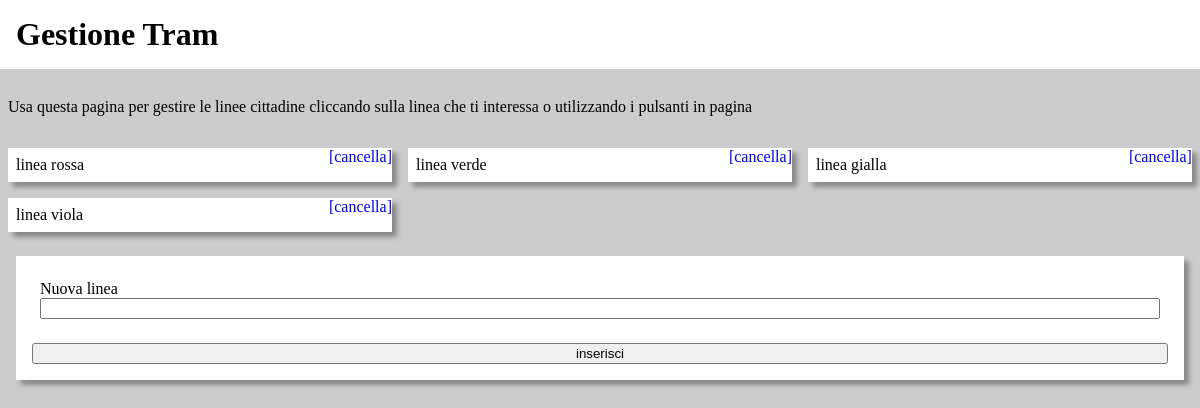
/Tram/vecchia.php, run on the app's committed database.
### tables this page shows
CREATE TABLE linee (
    idlinea integer primary key autoincrement,
    linea text
);

### Tram/vecchia.php (the view, shortened to what this page needs)
<html>
	<head>
		<link rel="stylesheet" href="asset/stile.css" />
	</head>
	<body>
		<h1>Gestione Tram</h1>
		<p>Usa questa pagina per gestire le linee cittadine
			cliccando sulla linea che ti interessa o utilizzando
			i pulsanti in pagina</p>
		<?php
			$dbcon = new SQLite3("dati/tram.sqlite");
				$dati = $dbcon->query("SELECT * FROM linee");
				echo "<ul>";
					while($riga = $dati->fetchArray()){
						echo "<li>";
							echo $riga["linea"];
							echo " <a href='?del=".$riga["idlinea"]."'>[cancella]</a>";
						echo "</li>";
					}
				echo "</ul>";
		?>
		<form method="post">
			<p>
				<label for="linea">Nuova linea</label>
				<input id="linea" name="nuova" />
			</p>
			<button>inserisci</button>
		</form>
	</body>
</html>

### Tram/asset/stile.css (style rules this page uses)
html, body { padding: 0; margin: 0; background-color: #cccccc; font-family: Verdana; }
h1 { background-color: white; }
h1, p, form { padding: .5em; }
p { margin-top: 0; }
input, button { width: 100%; }
ul { list-style-type: none; padding-inline-start: 0; }
li { background-color: white; margin: .5em; padding: .5em; position: relative; box-shadow: 5px 5px 5px #00000055; width: calc((100% / 3) - 2em); display: inline-block; min-width: 250px; }
li > a { position: absolute; right: 0; top: 0; text-decoration: none; }
form { background-color: white; margin: 1em; padding: 1em; box-shadow: 5px 5px 5px #00000055; }

### data on the page
linee: linea "linea rossa"
linee: linea "linea verde"
linee: linea "linea gialla"
linee: linea "linea viola"
